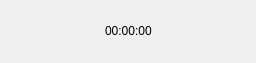
<?xml version="1.0" encoding="UTF-8"?>
<ui version="4.0">
 <class>RecordTimerWidget</class>
 <widget class="QWidget" name="RecordTimerWidget">
  <property name="geometry">
   <rect>
    <x>0</x>
    <y>0</y>
    <width>256</width>
    <height>63</height>
   </rect>
  </property>
  <property name="windowTitle">
   <string>Form</string>
  </property>
  <property name="styleSheet">
   <string notr="true">#RecordTimerWidget {

}

#record_time_str {
	color: rgb(0, 0, 0);
  
	font: 20pt &quot;Ubuntu&quot;;
}

#recording_flag {
	border-image: url(:/resources/icons/not_push.png);
}

#recording_flag::checked{
	border-image: url(:/resources/icons/recording.png);
}</string>
  </property>
  <layout class="QHBoxLayout" name="horizontalLayout">
   <property name="rightMargin">
    <number>9</number>
   </property>
   <item>
    <spacer name="horizontalSpacer">
     <property name="orientation">
      <enum>Qt::Horizontal</enum>
     </property>
     <property name="sizeType">
      <enum>QSizePolicy::Fixed</enum>
     </property>
     <property name="sizeHint" stdset="0">
      <size>
       <width>40</width>
       <height>20</height>
      </size>
     </property>
    </spacer>
   </item>
   <item alignment="Qt::AlignHCenter|Qt::AlignVCenter">
    <widget class="QLabel" name="record_time_str">
     <property name="text">
      <string>00:00:00</string>
     </property>
    </widget>
   </item>
   <item>
    <spacer name="horizontalSpacer_2">
     <property name="orientation">
      <enum>Qt::Horizontal</enum>
     </property>
     <property name="sizeType">
      <enum>QSizePolicy::Fixed</enum>
     </property>
     <property name="sizeHint" stdset="0">
      <size>
       <width>40</width>
       <height>20</height>
      </size>
     </property>
    </spacer>
   </item>
  </layout>
 </widget>
 <resources/>
 <connections/>
</ui>
